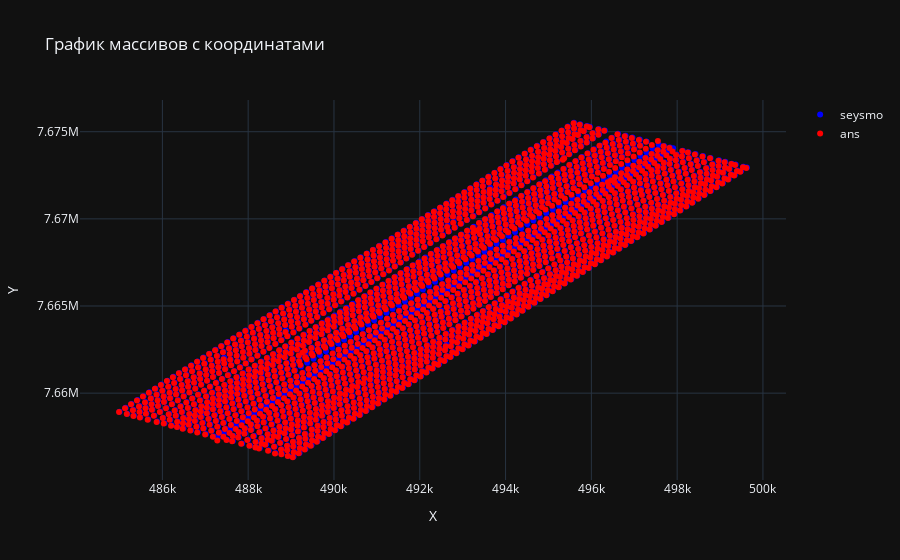

This figure's notebook cell:
### Code cell
x1, y1, f1 = zip(*list(seysm_dict.keys()))

# Разделяем координаты X и Y для второго массива
x2, y2 = zip(*list(otv_dict.keys()))


# Создаем трассировки для каждого массива
trace1 = go.Scatter(
    x=x1,
    y=y1,
    mode='markers',
    marker=dict(color='blue'),
    name='seysmo'
)

trace2 = go.Scatter(
    x=x2,
    y=y2,
    mode='markers',
    marker=dict(color='red'),
    name='ans'
)

# Определяем макет графика
layout = go.Layout(
    title='График массивов с координатами',
    xaxis=dict(title='X'),
    yaxis=dict(title='Y')
)

# Создаем фигуру с данными и макетом
fig = go.Figure(data=[trace1, trace2], layout=layout)

# Отображаем график
pio.show(fig)

### Figure 1 — Plotly figure (JSON) as saved in the notebook; plotly's stock layout.template omitted (floating-point values rounded to 4 significant figures; data arrays with more than 128 entries replaced by an {"elided": "..."} marker saying what was removed)
{"data": [{"marker": {"color": "blue"}, "mode": "markers", "name": "seysmo", "x": {"elided": "1976 int values"}, "y": {"elided": "1976 int values"}, "type": "scatter"}, {"marker": {"color": "red"}, "mode": "markers", "name": "ans", "x": {"elided": "1981 int values"}, "y": {"elided": "1981 int values"}, "type": "scatter"}], "layout": {"title": {"text": "График массивов с координатами"}, "xaxis": {"title": {"text": "X"}}, "yaxis": {"title": {"text": "Y"}}}}
